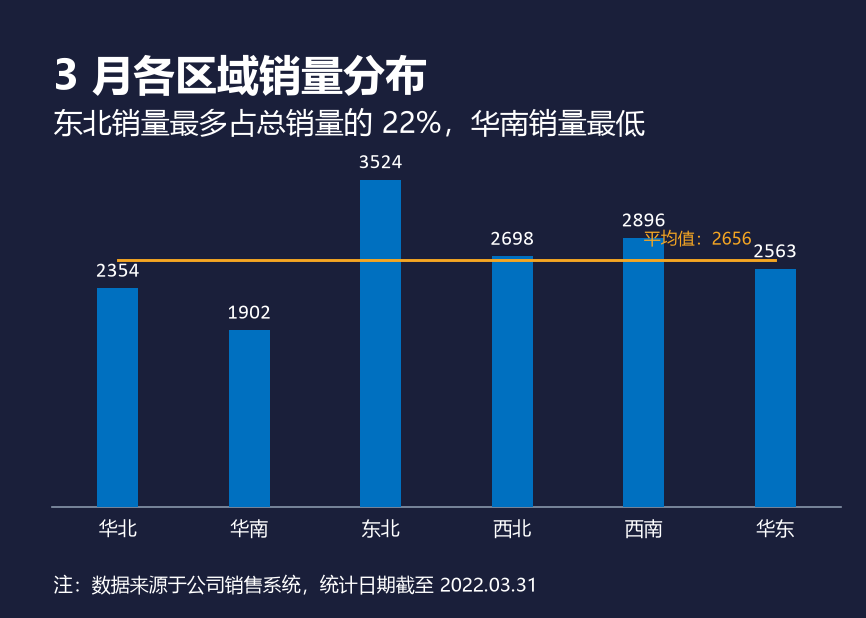

Python code for this plot:
# -*- coding: utf-8 -*-
import matplotlib
matplotlib.use('Agg')
import matplotlib.pyplot as plt
from matplotlib.font_manager import FontProperties

# 字体定义
f_title  = FontProperties(family='Microsoft YaHei', size=20, weight='bold')
f_sub    = FontProperties(family='Microsoft YaHei', size=14, weight='normal')
f_dlabel = FontProperties(family='Calibri', size=10)             # 数据标签(数字)
f_xlabel = FontProperties(family='Microsoft YaHei', size=9)      # 横轴(中文)
f_avg    = FontProperties(family='Microsoft YaHei', size=8)      # 平均值
f_note   = FontProperties(family='Microsoft YaHei', size=9)      # 脚注

# 数据
regions = ['华北', '华南', '东北', '西北', '西南', '华东']
values  = [2354, 1902, 3524, 2698, 2896, 2563]
avg_val = 2656

# 尺寸 14.68cm x 10.47cm
fig_w = 14.68 / 2.54
fig_h = 10.47 / 2.54
fig, ax = plt.subplots(figsize=(fig_w, fig_h), dpi=150)

# 颜色
bg_color   = '#1A1F3A'   # 深蓝背景
bar_color  = '#0070C0'   # 标准蓝
text_color = '#FFFFFF'   # 白色
avg_color  = '#F5A623'   # 偏橙
fig.patch.set_facecolor(bg_color)
ax.set_facecolor(bg_color)

# 间隙宽度219% => 柱宽 = 1/(1+2.19)
bar_w = 1 / (1 + 2.19)

# 柱状图
x_pos = list(range(len(regions)))
ax.bar(x_pos, values, width=bar_w, color=bar_color, zorder=3)

# 数据标签（柱顶，白色）
for x, v in zip(x_pos, values):
    ax.text(x, v + 70, f'{v}', ha='center', va='bottom',
            fontproperties=f_dlabel, color=text_color, zorder=5)

# 平均值线（从第一柱中心到末柱中心）
ax.plot([0, len(regions) - 1], [avg_val, avg_val],
        color=avg_color, linewidth=1.4, zorder=4)
ax.text(4.0, 2780, '平均值：2656', ha='left', va='bottom',
        fontproperties=f_avg, color=avg_color, zorder=6)

# 横轴区域名称（微软雅黑，白色）
ax.set_xticks(x_pos)
ax.set_xticklabels(regions, fontproperties=f_xlabel, color=text_color)

# 纵轴数值不显示
ax.set_ylim(0, 4000)
ax.set_yticks([])
ax.set_xlim(-0.5, len(regions) - 0.5)

# 轴线：仅保留底部横轴线（浅灰蓝）
ax.spines['top'].set_visible(False)
ax.spines['right'].set_visible(False)
ax.spines['left'].set_visible(False)
ax.spines['bottom'].set_visible(True)
ax.spines['bottom'].set_color('#8896AA')
ax.spines['bottom'].set_linewidth(0.8)
ax.tick_params(axis='both', length=0, pad=6)

# 主标题（左对齐，加粗，白色）
ax.set_title('3 月各区域销量分布', loc='left', pad=22,
             fontproperties=f_title, color=text_color)
# 副标题（不加粗，白色，与标题间距增大）
fig.text(0.062, 0.825, '东北销量最多占总销量的 22%，华南销量最低',
         ha='left', va='top', fontproperties=f_sub, color=text_color)

# 底部脚注（白色）
fig.text(0.062, 0.035, '注：数据来源于公司销售系统，统计日期截至 2022.03.31',
         ha='left', va='bottom', fontproperties=f_note, color=text_color)

plt.subplots_adjust(left=0.06, right=0.97, top=0.78, bottom=0.18)
plt.savefig('带均值.png', facecolor=bg_color, dpi=150)
print('saved 带均值.png')
